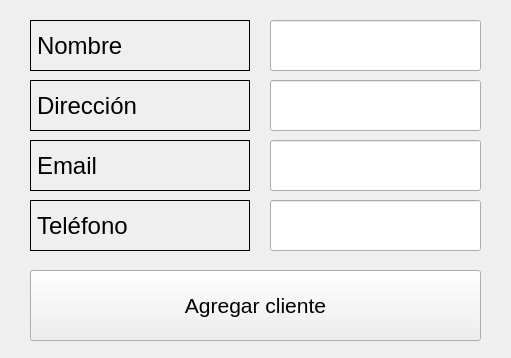
<?xml version="1.0" encoding="UTF-8"?>
<ui version="4.0">
 <class>MainWindow</class>
 <widget class="QMainWindow" name="MainWindow">
  <property name="enabled">
   <bool>true</bool>
  </property>
  <property name="geometry">
   <rect>
    <x>0</x>
    <y>0</y>
    <width>511</width>
    <height>358</height>
   </rect>
  </property>
  <property name="windowTitle">
   <string>MainWindow</string>
  </property>
  <widget class="QWidget" name="centralwidget">
   <widget class="QPushButton" name="pushButton">
    <property name="geometry">
     <rect>
      <x>30</x>
      <y>270</y>
      <width>451</width>
      <height>71</height>
     </rect>
    </property>
    <property name="font">
     <font>
      <pointsize>16</pointsize>
     </font>
    </property>
    <property name="text">
     <string>Agregar cliente</string>
    </property>
   </widget>
   <widget class="QLabel" name="label_3">
    <property name="geometry">
     <rect>
      <x>30</x>
      <y>140</y>
      <width>220</width>
      <height>51</height>
     </rect>
    </property>
    <property name="font">
     <font>
      <pointsize>18</pointsize>
     </font>
    </property>
    <property name="frameShape">
     <enum>QFrame::Box</enum>
    </property>
    <property name="text">
     <string>Email</string>
    </property>
    <property name="alignment">
     <set>Qt::AlignLeading|Qt::AlignLeft|Qt::AlignVCenter</set>
    </property>
   </widget>
   <widget class="QLabel" name="label_4">
    <property name="geometry">
     <rect>
      <x>30</x>
      <y>200</y>
      <width>220</width>
      <height>51</height>
     </rect>
    </property>
    <property name="font">
     <font>
      <pointsize>18</pointsize>
     </font>
    </property>
    <property name="frameShape">
     <enum>QFrame::Box</enum>
    </property>
    <property name="text">
     <string>Teléfono</string>
    </property>
    <property name="alignment">
     <set>Qt::AlignLeading|Qt::AlignLeft|Qt::AlignVCenter</set>
    </property>
   </widget>
   <widget class="QLabel" name="label_5">
    <property name="geometry">
     <rect>
      <x>30</x>
      <y>20</y>
      <width>220</width>
      <height>51</height>
     </rect>
    </property>
    <property name="font">
     <font>
      <pointsize>18</pointsize>
     </font>
    </property>
    <property name="frameShape">
     <enum>QFrame::Box</enum>
    </property>
    <property name="text">
     <string>Nombre</string>
    </property>
    <property name="alignment">
     <set>Qt::AlignLeading|Qt::AlignLeft|Qt::AlignVCenter</set>
    </property>
   </widget>
   <widget class="QLabel" name="label_6">
    <property name="geometry">
     <rect>
      <x>30</x>
      <y>80</y>
      <width>220</width>
      <height>51</height>
     </rect>
    </property>
    <property name="font">
     <font>
      <pointsize>18</pointsize>
     </font>
    </property>
    <property name="frameShape">
     <enum>QFrame::Box</enum>
    </property>
    <property name="text">
     <string>Dirección</string>
    </property>
    <property name="alignment">
     <set>Qt::AlignLeading|Qt::AlignLeft|Qt::AlignVCenter</set>
    </property>
   </widget>
   <widget class="QLineEdit" name="lineEdit_4">
    <property name="geometry">
     <rect>
      <x>270</x>
      <y>20</y>
      <width>211</width>
      <height>51</height>
     </rect>
    </property>
    <property name="font">
     <font>
      <pointsize>18</pointsize>
     </font>
    </property>
   </widget>
   <widget class="QLineEdit" name="lineEdit_5">
    <property name="geometry">
     <rect>
      <x>270</x>
      <y>80</y>
      <width>211</width>
      <height>51</height>
     </rect>
    </property>
    <property name="font">
     <font>
      <pointsize>18</pointsize>
     </font>
    </property>
   </widget>
   <widget class="QLineEdit" name="lineEdit_6">
    <property name="geometry">
     <rect>
      <x>270</x>
      <y>200</y>
      <width>211</width>
      <height>51</height>
     </rect>
    </property>
    <property name="font">
     <font>
      <pointsize>18</pointsize>
     </font>
    </property>
   </widget>
   <widget class="QLineEdit" name="lineEdit_7">
    <property name="geometry">
     <rect>
      <x>270</x>
      <y>140</y>
      <width>211</width>
      <height>51</height>
     </rect>
    </property>
    <property name="font">
     <font>
      <pointsize>18</pointsize>
     </font>
    </property>
   </widget>
  </widget>
 </widget>
 <resources>
  <include location="../img/logo.qrc"/>
 </resources>
 <connections/>
</ui>
